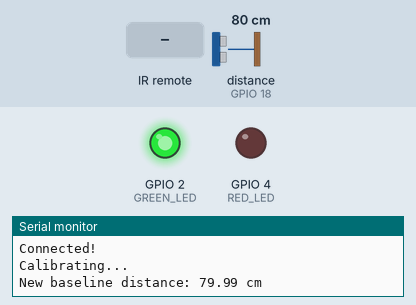
Recording of a sketch running on a simulated ESP32. Parts: output pins drawn as LEDs (lit = HIGH), the last lines printed to the serial monitor. Wiring (inferred from the names in the program): ultrasonic range finder: trigger GPIO 5; echo GPIO 18. Dashed ring = blinking. Inputs (shaded band) come from the test bench; at power-on: distance to the obstacle (sensor on GPIO 18) 80 cm. The echo pulse lasts 58.3 µs per cm; WiFi joins after 1.5 s; servers stay silent unless stated; pins used as bus, display or sensor lines are not drawn.

Above: at 3.5 s.
3.6 s: distance to the obstacle (sensor on GPIO 18) set to 71 cm
At 3.78 s:
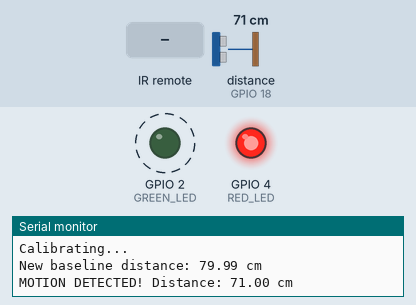
6.6 s: infrared code 0xBA45FF00 received
At 8.4 s:
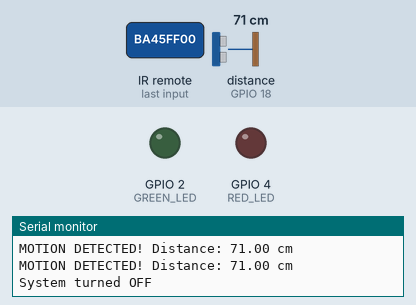
Timing chart, 0 to 9.9 s (numbered marks = the images above; inputs shaded):
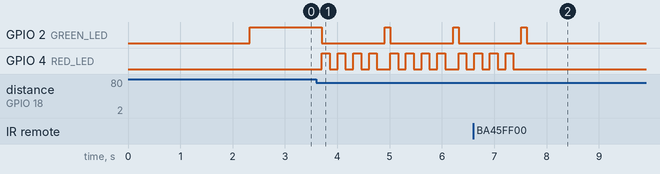

Measured:
- the behaviour switches between 77 and 76 cm on distance to the obstacle (sensor on GPIO 18) (found by bisection; images 0 and 1)
- after the input at 3.6 s, GPIO 2 (GREEN_LED): alternates HIGH for 0.11 s and LOW for 1.2 s, starting after 0.11 s; GPIO 4 (RED_LED): LOW → HIGH after 0.11 s, then repeats every 1.3 s: 3 × (LOW 0.15 s, HIGH 0.15 s), LOW 0.26 s, HIGH 0.15 s
- after the input at 6.6 s, GPIO 2 (GREEN_LED): goes on until 7.6 s, then stays LOW; GPIO 4 (RED_LED): goes on until 7.4 s, then stays LOW

The sketch:

Motion_Tracker_OS.ino
```cpp
#define BLYNK_TEMPLATE_ID "YOUR_TEMPLATE_ID"
#define BLYNK_TEMPLATE_NAME "YOUR_TEMPLATE_NAME"
#define BLYNK_AUTH_TOKEN "YOUR_AUTH_TOKEN"

#include <WiFi.h>
#include <BlynkSimpleEsp32.h>
#include <IRremote.hpp>

char ssid[] = "YOUR_WIFI_NAME";
char pass[] = "YOUR_WIFI_PASSWORD";

const int TRIG_PIN = 5;
const int ECHO_PIN = 18;
const int GREEN_LED = 2;
const int RED_LED = 4;
const int IR_PIN = 15;

// IR remote codes
const unsigned long IR_POWER_CODE = 0xBA45FF00;      // put in YOUR code for power button
const unsigned long IR_CALIBRATE_CODE = 0xE916FF00;  // put in YOUR code for "0" button

const float CHANGE_THRESHOLD_CM = 3.0;
const unsigned long NOTIFY_COOLDOWN_MS = 10000;  // don't spam notifications (10 second cooldown)

bool systemOn = true;
float baselineDistance = 0;
unsigned long lastNotifyTime = 0;

float readDistanceCM() {
  digitalWrite(TRIG_PIN, LOW);
  delayMicroseconds(2);
  digitalWrite(TRIG_PIN, HIGH);
  delayMicroseconds(10);
  digitalWrite(TRIG_PIN, LOW);

  long duration = pulseIn(ECHO_PIN, HIGH, 30000);
  if (duration == 0) return -1;
  return (duration * 0.0343) / 2.0;
}

void calibrate() {
  Serial.println("Calibrating...");
  float total = 0;
  int validReadings = 0;
  for (int i = 0; i < 5; i++) {
    float d = readDistanceCM();
    if (d > 0) {
      total += d;
      validReadings++;
    }
    delay(100);
  }
  if (validReadings > 0) {
    baselineDistance = total / validReadings;
    Serial.print("New baseline distance: ");
    Serial.print(baselineDistance);
    Serial.println(" cm");
  } else {
    Serial.println("Calibration failed - no valid readings. Check wiring.");
  }
}

void togglePower() {
  systemOn = !systemOn;
  Serial.println(systemOn ? "System turned ON" : "System turned OFF");
  digitalWrite(GREEN_LED, systemOn ? HIGH : LOW);
  digitalWrite(RED_LED, LOW);
}

void setup() {
  Serial.begin(115200);
  pinMode(TRIG_PIN, OUTPUT);
  pinMode(ECHO_PIN, INPUT);
  pinMode(GREEN_LED, OUTPUT);
  pinMode(RED_LED, OUTPUT);

  IrReceiver.begin(IR_PIN);

  Serial.println("Connecting to WiFi and Blynk...");
  Blynk.begin(BLYNK_AUTH_TOKEN, ssid, pass);
  Serial.println("Connected!");

  calibrate();
  digitalWrite(GREEN_LED, HIGH);
}

void loop() {
  Blynk.run();

  // IR remote
  if (IrReceiver.decode()) {
    unsigned long code = IrReceiver.decodedIRData.decodedRawData;

    if (code == IR_POWER_CODE) {
      togglePower();
    } else if (code == IR_CALIBRATE_CODE) {
      calibrate();
    }

    IrReceiver.resume();
  }

  // Motion check
  if (systemOn) {
    float distance = readDistanceCM();

    if (baselineDistance > 0 && distance > 0 && abs(distance - baselineDistance) > CHANGE_THRESHOLD_CM) {
      Serial.print("MOTION DETECTED! Distance: ");
      Serial.print(distance);
      Serial.println(" cm");

      unsigned long now = millis();
      if (now - lastNotifyTime > NOTIFY_COOLDOWN_MS) {
        Blynk.logEvent("motion_detected", "Motion Has Been Detected!");
        lastNotifyTime = now;
      }

      for (int i = 0; i < 4; i++) {
        digitalWrite(GREEN_LED, LOW);
        digitalWrite(RED_LED, HIGH);
        delay(150);
        digitalWrite(RED_LED, LOW);
        delay(150);
      }
      digitalWrite(GREEN_LED, HIGH);
    }
  }

  delay(100);
}
```
